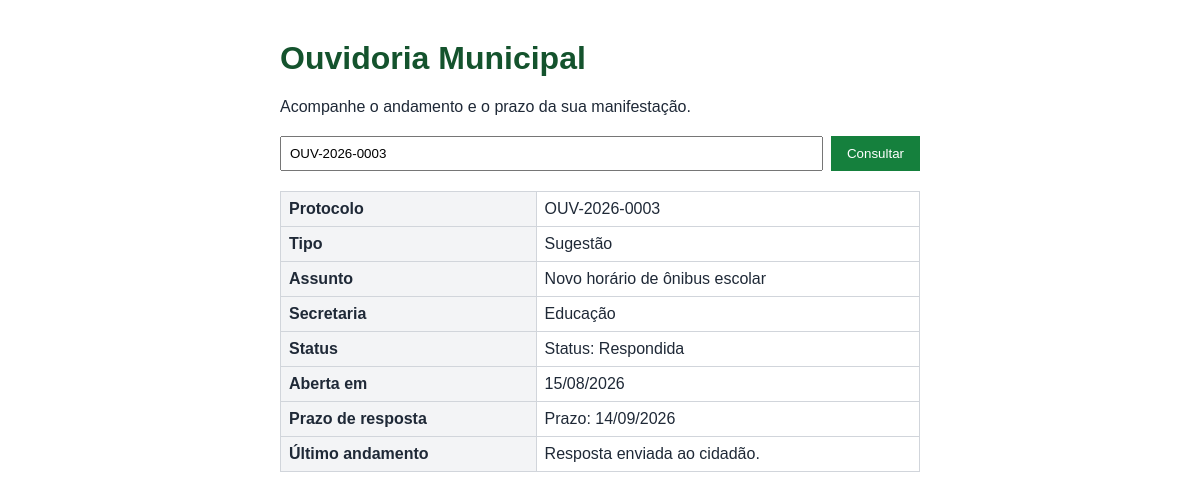
Page /web/src/index.php?protocolo=OUV-2026-0003 on the committed database.
### tables this page shows
CREATE TABLE manifestacoes (
  id               INT AUTO_INCREMENT PRIMARY KEY,
  protocolo        VARCHAR(20)  NOT NULL UNIQUE,
  tipo             VARCHAR(20)  NOT NULL,    
  assunto          VARCHAR(120) NOT NULL,
  secretaria       VARCHAR(80)  NOT NULL,
  status           VARCHAR(30)  NOT NULL,    
  data_abertura    DATE         NOT NULL,
  prazo_resposta   DATE         NOT NULL,
  ultimo_andamento VARCHAR(255) NOT NULL
);

### web/src/index.php (the view, shortened to what this page needs)
<?php
$protocolo = trim($_GET['protocolo'] ?? '');
$resultado = null;
$erro = null;
if ($protocolo !== '') {
    try {
        $pdo = new PDO(
            'mysql:host=' . getenv('DB_HOST') . ';dbname=' . getenv('DB_NAME')
                . ';charset=utf8mb4',
            getenv('DB_USER'),
            getenv('DB_PASS'),
            [PDO::ATTR_ERRMODE => PDO::ERRMODE_EXCEPTION, PDO::ATTR_TIMEOUT => 5]
        );
        $stmt = $pdo->prepare(
            'SELECT protocolo, tipo, assunto, secretaria, status, data_abertura,
                    prazo_resposta, ultimo_andamento
               FROM manifestacoes WHERE protocolo = ?'
        );
        $stmt->execute([$protocolo]);
        $resultado = $stmt->fetch(PDO::FETCH_ASSOC);
    } catch (PDOException $e) {
        error_log($e->getMessage());
        $erro = 'Serviço temporariamente indisponível.';
    }
}
function e($v) { return htmlspecialchars((string) $v, ENT_QUOTES, 'UTF-8'); }
function data_br($d) { return date('d/m/Y', strtotime($d)); }
?>
<!DOCTYPE html>
<html lang="pt-BR">
<head>
</head>
<body>
  <h1>Ouvidoria Municipal</h1>
  <p>Acompanhe o andamento e o prazo da sua manifestação.</p>
  <form method="get">
    <input name="protocolo" placeholder="Ex.: OUV-2026-0001" maxlength="20"
           value="<?= e($protocolo) ?>">
    <button type="submit">Consultar</button>
  </form>
  <?php if ($erro): ?>
    <p class="erro"><?= e($erro) ?></p>
  <?php elseif ($resultado): ?>
    <table>
      <tr><td>Protocolo</td><td><?= e($resultado['protocolo']) ?></td></tr>
      <tr><td>Tipo</td><td><?= e($resultado['tipo']) ?></td></tr>
      <tr><td>Assunto</td><td><?= e($resultado['assunto']) ?></td></tr>
      <tr><td>Secretaria</td><td><?= e($resultado['secretaria']) ?></td></tr>
      <tr><td>Status</td><td>Status: <?= e($resultado['status']) ?></td></tr>
      <tr><td>Aberta em</td><td><?= data_br($resultado['data_abertura']) ?></td></tr>
      <tr><td>Prazo de resposta</td>
          <td>Prazo: <?= data_br($resultado['prazo_resposta']) ?></td></tr>
      <tr><td>Último andamento</td><td><?= e($resultado['ultimo_andamento']) ?></td></tr>
    </table>
  <?php endif; ?>
</body>
</html>

### web/src/index.php (style rules this page uses)
body { font-family: Arial, sans-serif; max-width: 640px; margin: 40px auto; padding: 0 16px; color: #1f2937; }
h1 { color: #14532d; }
form { display: flex; gap: 8px; margin: 20px 0; }
input { flex: 1; padding: 8px; }
button { padding: 8px 16px; background: #15803d; color: #fff; border: 0; }
table { border-collapse: collapse; width: 100%; }
td { border: 1px solid #d1d5db; padding: 8px; }
td:first-child { font-weight: bold; width: 40%; background: #f3f4f6; }

### rows in the picture
manifestacoes: protocolo "OUV-2026-0003", tipo "Sugestão", assunto "Novo horário de ônibus escolar", secretaria "Educação", status "Respondida", data_abertura "15/08/2026", prazo_resposta "14/09/2026", ultimo_andamento "Resposta enviada ao cidadão."
